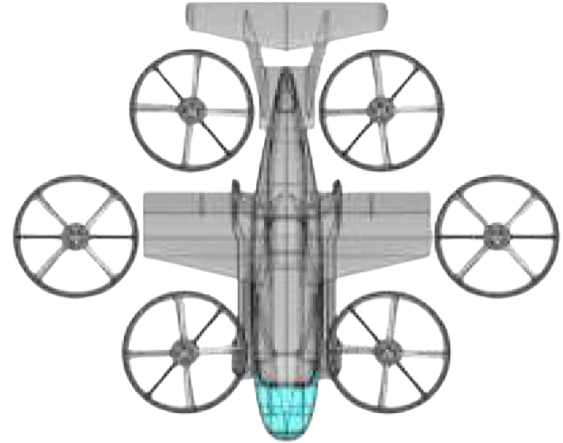
#> input picture 데모/images/evtol.png, 563 x 443 px
$ python -i calculate_circle.py   (imports and definitions only)
#> lines starting #> are read from the running program, lines starting #| are printed output that depends on the picture
from PIL import Image
import numpy as np
import cv2

def find_max_circle_in_mask(mask):
    """
    Find the largest circle that fits entirely within the white region of the mask.

    Parameters:
        mask (numpy.ndarray): Binary mask image (0 = black, 255 = white).

    Returns:
        max_diameter (int): Maximum diameter of the circle in pixels.
        max_location (tuple): Coordinates of the circle's center (row, col).
    """
    # Perform distance transform
    dist_transform = cv2.distanceTransform(mask, cv2.DIST_L2, 5)

    # Find the maximum radius and its location
    max_radius = np.max(dist_transform)
    max_location = np.unravel_index(np.argmax(dist_transform), dist_transform.shape)

    # Convert radius to diameter
    max_diameter = int(max_radius * 2)

    return max_diameter, max_location

def draw_circle_on_mask(mask, center, radius):
    """
    Draw a circle on the mask for visualization purposes.

    Parameters:
        mask (numpy.ndarray): Binary mask image (0 = black, 255 = white).
        center (tuple): Coordinates of the circle's center (row, col).
        radius (int): Radius of the circle in pixels.

    Returns:
        result_image (numpy.ndarray): Mask image with the circle drawn.
    """
    # Convert grayscale mask to color image
    result_image = cv2.cvtColor(mask, cv2.COLOR_GRAY2BGR)

    # Draw the circle
    cv2.circle(result_image, (center[1], center[0]), radius, (0, 0, 255), 2)
    result_image = cv2.cvtColor(result_image, cv2.COLOR_BGR2RGB)

    return result_image

# [31 lines left out: function draw_circle_on_original_image, not called in this run]


def find_max_circle(mask_image):
    # Convert PIL image to NumPy array
    mask_image = mask_image.convert('L')
    mask = np.array(mask_image)

    # Find the largest circle
    max_diameter, max_location = find_max_circle_in_mask(mask)

    # Draw the circle on the mask image
    result_image = draw_circle_on_mask(mask, max_location, max_diameter // 2)

    # Convert result back to PIL image for saving or display
    result_pil = Image.fromarray(result_image)

    # Save or display the result
    print(f"Maximum Diameter: {max_diameter}px, Center: {max_location}")
    return result_pil, max_diameter, max_location

import numpy as np
import cv2

# [66 lines left out: function bring_evtol, not called in this run]

>>> from PIL import Image
>>> picture = Image.open('images/evtol.png')
#> picture is the input picture: PIL image 563x443 RGBA; mean R, G, B, A 59.2, 60.2, 60.2, 82.1
>>> result = find_max_circle(picture)
#> in find_max_circle, `mask_image = mask_image.convert('L')`:
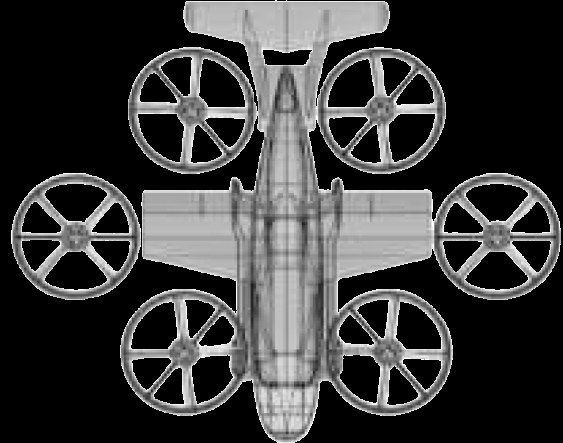
#> mask_image: PIL image 563x443 L; min 0, max 255, mean 59.9
#> in find_max_circle_in_mask, `dist_transform = cv2.distanceTransform(mask, cv2.DIST_L2, 5)`:
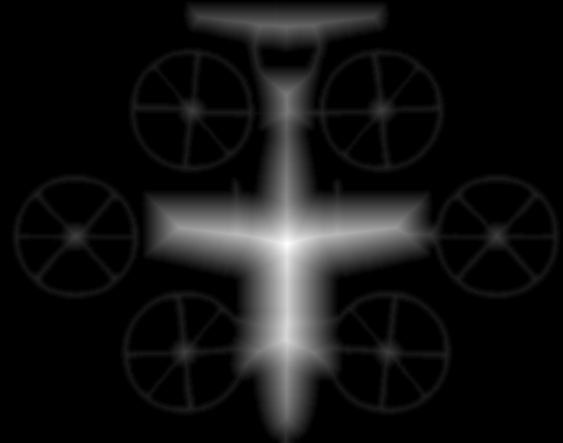
#> dist_transform: shape (443, 563) float32; min 0, max 63.13, mean 4.9; drawn with min black and max white
#> in find_max_circle_in_mask, `max_radius = np.max(dist_transform)`: max_radius = 63.13
#> in find_max_circle_in_mask, `max_location = np.unravel_index(np.argmax(dist_transform), dist_transf..`: max_location = (243, 287)
#> in find_max_circle_in_mask, `max_diameter = int(max_radius * 2)`: max_diameter = 126
#> in find_max_circle, `max_diameter, max_location = find_max_circle_in_mask(mask)`: max_location = (243, 287)
#> in draw_circle_on_mask, `cv2.circle(result_image, (center[1], center[0]), radius, (0, 0, 255), 2)`:
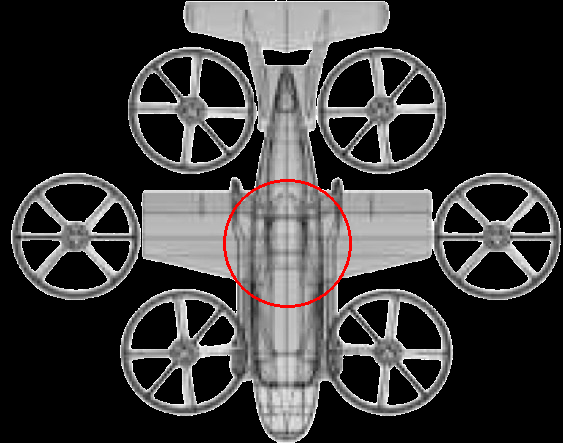
#> result_image: shape (443, 563, 3); mean B, G, R 59.2, 59.2, 60.4
#| Maximum Diameter: 126px, Center: (243, 287)
